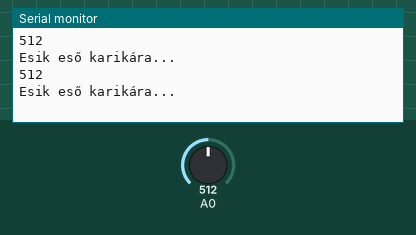
Recording of a sketch running on a simulated Arduino Uno, built with avr-gcc and run on an emulated ATmega328P. On the bench: the last lines printed to the serial monitor. The test bench sets the inputs (shaded band); at power-on: A0 = 512.

Above: at 2.8 s.
2.9 s: A0 set to 1003
At 5.2 s:
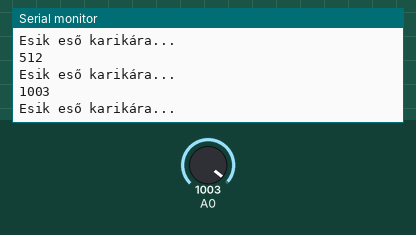
5.6 s: A0 set to 1020
At 7.0 s:
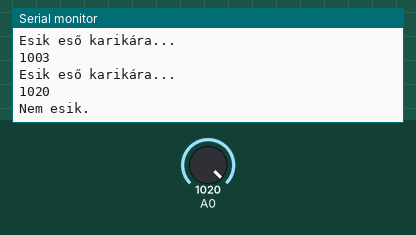
Timing chart, 0 to 8.6 s (numbered marks = the images above; inputs shaded):
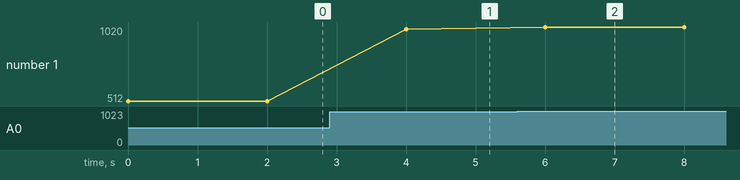

Measured:
- the behaviour switches between 1019 and 1020 on A0 (found by bisection; images 1 and 2)
- after the input at 2.9 s, the serial monitor: prints a new line after 1.1 s (image 1)
- after the input at 5.6 s, the serial monitor: prints a new line after 0.40 s (image 2)
- plotted number 1: 512 → 1003 after the input at 2.9 s, 1003 → 1020 after the input at 5.6 s

The sketch:

esosensor.ino
```cpp
/* 26.rész - Az esőszenzor

   Készítette: Kotán Tamás Balázs - Magyar Arduino Labor

   Győr, 2017.03.24.
*/

void setup()
{
  Serial.begin(9600);
}

void loop()
{
  int szenzor = analogRead(A0);
  Serial.println(szenzor);
  if (szenzor < 1020)
  {
    Serial.println("Esik eső karikára...");
  }
  else
  {
    Serial.println("Nem esik.");
  }
  delay(2000);
}
```
